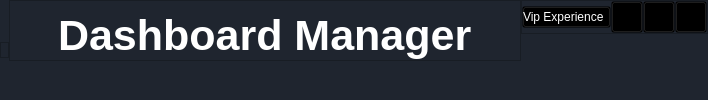
     <widget class="QFrame" name="topBar">
      <property name="minimumSize">
       <size>
        <width>0</width>
        <height>100</height>
       </size>
      </property>
      <property name="maximumSize">
       <size>
        <width>16777215</width>
        <height>100</height>
       </size>
      </property>
      <property name="styleSheet">
       <string notr="true">background-color: rgb(31, 37, 47);</string>
      </property>
      <property name="frameShape">
       <enum>QFrame::NoFrame</enum>
      </property>
      <property name="frameShadow">
       <enum>QFrame::Raised</enum>
      </property>
      <layout class="QHBoxLayout" name="horizontalLayout_2">
       <property name="spacing">
        <number>0</number>
       </property>
       <property name="leftMargin">
        <number>0</number>
       </property>
       <property name="topMargin">
        <number>0</number>
       </property>
       <property name="rightMargin">
        <number>0</number>
       </property>
       <property name="bottomMargin">
        <number>0</number>
       </property>
       <item alignment="Qt::AlignLeft|Qt::AlignVCenter">
        <widget class="QFrame" name="frame_6">
         <property name="frameShape">
          <enum>QFrame::StyledPanel</enum>
         </property>
         <property name="frameShadow">
          <enum>QFrame::Raised</enum>
         </property>
         <layout class="QHBoxLayout" name="horizontalLayout_6">
          <property name="spacing">
           <number>0</number>
          </property>
          <property name="leftMargin">
           <number>0</number>
          </property>
          <property name="topMargin">
           <number>0</number>
          </property>
          <property name="rightMargin">
           <number>0</number>
          </property>
          <property name="bottomMargin">
           <number>0</number>
          </property>
          <item alignment="Qt::AlignHCenter">
           <widget class="QLabel" name="lblogo">
            <property name="maximumSize">
             <size>
              <width>150</width>
              <height>150</height>
             </size>
            </property>
            <property name="autoFillBackground">
             <bool>false</bool>
            </property>
            <property name="styleSheet">
             <string notr="true"/>
            </property>
            <property name="text">
             <string/>
            </property>
            <property name="pixmap">
             <pixmap>logo.png</pixmap>
            </property>
            <property name="scaledContents">
             <bool>true</bool>
            </property>
            <property name="alignment">
             <set>Qt::AlignLeading|Qt::AlignLeft|Qt::AlignTop</set>
            </property>
           </widget>
          </item>
         </layout>
        </widget>
       </item>
       <item alignment="Qt::AlignHCenter|Qt::AlignTop">
        <widget class="QFrame" name="frame_5">
         <property name="frameShape">
          <enum>QFrame::StyledPanel</enum>
         </property>
         <property name="frameShadow">
          <enum>QFrame::Raised</enum>
         </property>
         <layout class="QHBoxLayout" name="horizontalLayout_4">
          <property name="spacing">
           <number>6</number>
          </property>
          <property name="leftMargin">
           <number>0</number>
          </property>
          <property name="topMargin">
           <number>0</number>
          </property>
          <property name="rightMargin">
           <number>0</number>
          </property>
          <property name="bottomMargin">
           <number>0</number>
          </property>
          <item alignment="Qt::AlignHCenter">
           <widget class="QLabel" name="label_2">
            <property name="minimumSize">
             <size>
              <width>30</width>
              <height>20</height>
             </size>
            </property>
            <property name="maximumSize">
             <size>
              <width>40</width>
              <height>40</height>
             </size>
            </property>
            <property name="font">
             <font>
              <pointsize>32</pointsize>
              <weight>50</weight>
              <bold>false</bold>
             </font>
            </property>
            <property name="text">
             <string/>
            </property>
            <property name="pixmap">
             <pixmap>icons/activity.svg</pixmap>
            </property>
            <property name="scaledContents">
             <bool>true</bool>
            </property>
           </widget>
          </item>
          <item alignment="Qt::AlignHCenter|Qt::AlignVCenter">
           <widget class="QLabel" name="label">
            <property name="font">
             <font>
              <pointsize>32</pointsize>
              <weight>75</weight>
              <bold>true</bold>
             </font>
            </property>
            <property name="styleSheet">
             <string notr="true">color: rgb(255, 255, 255);
padding-top: 10px;</string>
            </property>
            <property name="text">
             <string>Dashboard Manager</string>
            </property>
           </widget>
          </item>
          <item>
           <widget class="QLabel" name="label_10">
            <property name="minimumSize">
             <size>
              <width>30</width>
              <height>20</height>
             </size>
            </property>
            <property name="maximumSize">
             <size>
              <width>40</width>
              <height>40</height>
             </size>
            </property>
            <property name="font">
             <font>
              <pointsize>32</pointsize>
              <weight>50</weight>
              <bold>false</bold>
             </font>
            </property>
            <property name="text">
             <string/>
            </property>
            <property name="pixmap">
             <pixmap>icons/activity.svg</pixmap>
            </property>
            <property name="scaledContents">
             <bool>true</bool>
            </property>
           </widget>
          </item>
         </layout>
        </widget>
       </item>
       <item alignment="Qt::AlignRight|Qt::AlignTop">
        <widget class="QFrame" name="frame_close">
         <property name="frameShape">
          <enum>QFrame::StyledPanel</enum>
         </property>
         <property name="frameShadow">
          <enum>QFrame::Raised</enum>
         </property>
         <layout class="QHBoxLayout" name="horizontalLayout_3">
          <property name="spacing">
           <number>0</number>
          </property>
          <property name="leftMargin">
           <number>0</number>
          </property>
          <property name="topMargin">
           <number>0</number>
          </property>
          <property name="rightMargin">
           <number>0</number>
          </property>
          <property name="bottomMargin">
           <number>0</number>
          </property>
          <item>
           <widget class="QPushButton" name="checklicsent">
            <property name="styleSheet">
             <string notr="true">QPushButton
{
text-align: left;
color: rgb(255, 255, 255);
background:transparent;
}
QPushButton:hover
{
	background-color: rgba(0, 172, 252, 50);
}
QPushButton:pressed
{  
	background-color: rgba(0, 120, 252, 150);
    border-style: inset;
    border-width: 2px;

}
</string>
            </property>
            <property name="text">
             <string>Vip Experience</string>
            </property>
            <property name="icon">
             <iconset>
              <normaloff>../../Users/Administrator/Users/Administrator/Users/Administrator/.designer/backup/icons/done.png</normaloff>../../Users/Administrator/Users/Administrator/Users/Administrator/.designer/backup/icons/done.png</iconset>
            </property>
           </widget>
          </item>
          <item>
           <widget class="QPushButton" name="BtnMin">
            <property name="minimumSize">
             <size>
              <width>32</width>
              <height>32</height>
             </size>
            </property>
            <property name="maximumSize">
             <size>
              <width>32</width>
              <height>32</height>
             </size>
            </property>
            <property name="styleSheet">
             <string notr="true">QPushButton
{
text-align: center;
color: rgb(255, 255, 255);
background:transparent;
}
QPushButton:hover
{
	background-color: rgba(0, 172, 252, 50);
}
QPushButton:pressed
{  
	background-color: rgba(0, 120, 252, 150);
    border-style: inset;
    border-width: 2px;

}</string>
            </property>
            <property name="text">
             <string/>
            </property>
            <property name="icon">
             <iconset>
              <normaloff>icons/minus.svg</normaloff>icons/minus.svg</iconset>
            </property>
            <property name="iconSize">
             <size>
              <width>20</width>
              <height>20</height>
             </size>
            </property>
           </widget>
          </item>
          <item>
           <widget class="QPushButton" name="BtnMax">
            <property name="maximumSize">
             <size>
              <width>32</width>
              <height>32</height>
             </size>
            </property>
            <property name="styleSheet">
             <string notr="true">QPushButton
{
text-align: center;
color: rgb(255, 255, 255);
background:transparent;
}
QPushButton:hover
{
	background-color: rgba(0, 172, 252, 50);
}
QPushButton:pressed
{  
	background-color: rgba(0, 120, 252, 150);
    border-style: inset;
    border-width: 2px;

}</string>
            </property>
            <property name="text">
             <string/>
            </property>
            <property name="icon">
             <iconset>
              <normaloff>icons/maximize.svg</normaloff>icons/maximize.svg</iconset>
            </property>
            <property name="iconSize">
             <size>
              <width>20</width>
              <height>20</height>
             </size>
            </property>
           </widget>
          </item>
          <item>
           <widget class="QPushButton" name="BtnClose">
            <property name="maximumSize">
             <size>
              <width>32</width>
              <height>32</height>
             </size>
            </property>
            <property name="styleSheet">
             <string notr="true">QPushButton
{
text-align: center;
color: rgb(255, 255, 255);
background:transparent;
}
QPushButton:hover
{
	
	background-color: rgba(170, 0, 0, 50);
}
QPushButton:pressed
{  
	background-color: rgba(0, 120, 252, 150);
    border-style: inset;
    border-width: 2px;

}</string>
            </property>
            <property name="text">
             <string/>
            </property>
            <property name="icon">
             <iconset>
              <normaloff>icons/power.svg</normaloff>icons/power.svg</iconset>
            </property>
            <property name="iconSize">
             <size>
              <width>20</width>
              <height>20</height>
             </size>
            </property>
           </widget>
          </item>
         </layout>
        </widget>
       </item>
      </layout>
     </widget>
